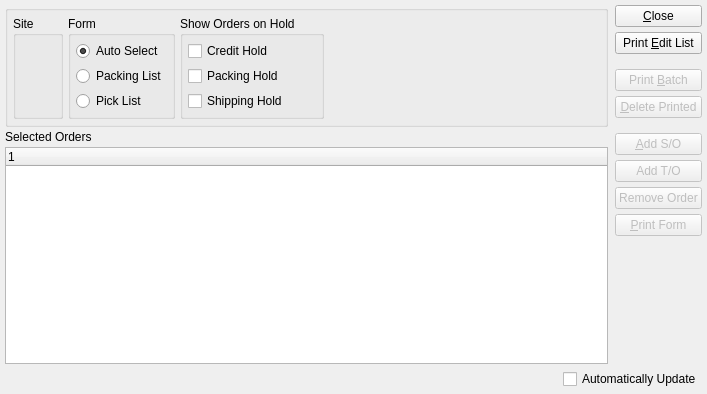
<?xml version="1.0" encoding="UTF-8"?>
<ui version="4.0">
 <comment>This file is part of the xTuple ERP: PostBooks Edition, a free and
open source Enterprise Resource Planning software suite,
Copyright (c) 1999-2019 by OpenMFG LLC, d/b/a xTuple.
It is licensed to you under the Common Public Attribution License
version 1.0, the full text of which (including xTuple-specific Exhibits)
is available at www.xtuple.com/CPAL.  By using this software, you agree
to be bound by its terms.</comment>
 <class>packingListBatch</class>
 <widget class="QWidget" name="packingListBatch">
  <property name="geometry">
   <rect>
    <x>0</x>
    <y>0</y>
    <width>707</width>
    <height>394</height>
   </rect>
  </property>
  <property name="windowTitle">
   <string>Packing List Batch</string>
  </property>
  <layout class="QVBoxLayout">
   <item>
    <layout class="QHBoxLayout">
     <property name="spacing">
      <number>7</number>
     </property>
     <item>
      <layout class="QVBoxLayout">
       <property name="spacing">
        <number>0</number>
       </property>
       <item>
        <widget class="QGroupBox" name="_selectGroup">
         <property name="sizePolicy">
          <sizepolicy hsizetype="Preferred" vsizetype="Fixed">
           <horstretch>0</horstretch>
           <verstretch>0</verstretch>
          </sizepolicy>
         </property>
         <property name="title">
          <string/>
         </property>
         <layout class="QGridLayout" name="gridLayout">
          <item row="0" column="1">
           <widget class="QGroupBox" name="_formGroup">
            <property name="title">
             <string>Form</string>
            </property>
            <layout class="QGridLayout" name="gridLayout_2">
             <item row="0" column="0">
              <layout class="QVBoxLayout" name="verticalLayout">
               <item>
                <widget class="QRadioButton" name="_auto">
                 <property name="text">
                  <string>Auto Select</string>
                 </property>
                 <property name="checked">
                  <bool>true</bool>
                 </property>
                </widget>
               </item>
               <item>
                <widget class="QRadioButton" name="_printPack">
                 <property name="text">
                  <string>Packing List</string>
                 </property>
                </widget>
               </item>
               <item>
                <widget class="QRadioButton" name="_printPick">
                 <property name="text">
                  <string>Pick List</string>
                 </property>
                 <property name="checked">
                  <bool>false</bool>
                 </property>
                </widget>
               </item>
              </layout>
             </item>
            </layout>
           </widget>
          </item>
          <item row="0" column="0">
           <widget class="WarehouseGroup" name="_warehouse">
            <property name="title">
             <string>Site</string>
            </property>
           </widget>
          </item>
          <item row="0" column="3">
           <spacer name="horizontalSpacer">
            <property name="orientation">
             <enum>Qt::Horizontal</enum>
            </property>
            <property name="sizeHint" stdset="0">
             <size>
              <width>40</width>
              <height>20</height>
             </size>
            </property>
           </spacer>
          </item>
          <item row="0" column="2">
           <widget class="QGroupBox" name="_holdGroup">
            <property name="title">
             <string>Show Orders on Hold</string>
            </property>
            <layout class="QVBoxLayout" name="verticalLayout_2">
             <item>
              <widget class="XCheckBox" name="_creditHold">
               <property name="text">
                <string>Credit Hold</string>
               </property>
               <property name="defaultChecked">
                <bool>true</bool>
               </property>
              </widget>
             </item>
             <item>
              <widget class="XCheckBox" name="_packHold">
               <property name="text">
                <string>Packing Hold</string>
               </property>
               <property name="defaultChecked">
                <bool>true</bool>
               </property>
              </widget>
             </item>
             <item>
              <widget class="XCheckBox" name="_shipHold">
               <property name="text">
                <string>Shipping Hold</string>
               </property>
               <property name="defaultChecked">
                <bool>true</bool>
               </property>
              </widget>
             </item>
            </layout>
           </widget>
          </item>
         </layout>
        </widget>
       </item>
       <item>
        <widget class="QLabel" name="_selectedSOLit">
         <property name="minimumSize">
          <size>
           <width>0</width>
           <height>20</height>
          </size>
         </property>
         <property name="text">
          <string>Selected Orders</string>
         </property>
        </widget>
       </item>
       <item>
        <widget class="XTreeWidget" name="_pack">
         <property name="sizePolicy">
          <sizepolicy hsizetype="Expanding" vsizetype="Expanding">
           <horstretch>0</horstretch>
           <verstretch>0</verstretch>
          </sizepolicy>
         </property>
        </widget>
       </item>
      </layout>
     </item>
     <item>
      <layout class="QVBoxLayout" name="_buttonLyt">
       <item>
        <widget class="QPushButton" name="_close">
         <property name="text">
          <string>&amp;Close</string>
         </property>
        </widget>
       </item>
       <item>
        <widget class="QPushButton" name="_printEditList">
         <property name="text">
          <string>Print &amp;Edit List</string>
         </property>
        </widget>
       </item>
       <item>
        <spacer name="verticalSpacer">
         <property name="orientation">
          <enum>Qt::Vertical</enum>
         </property>
         <property name="sizeType">
          <enum>QSizePolicy::Fixed</enum>
         </property>
         <property name="sizeHint" stdset="0">
          <size>
           <width>20</width>
           <height>10</height>
          </size>
         </property>
        </spacer>
       </item>
       <item>
        <widget class="QPushButton" name="_printBatch">
         <property name="enabled">
          <bool>false</bool>
         </property>
         <property name="text">
          <string>Print &amp;Batch</string>
         </property>
        </widget>
       </item>
       <item>
        <widget class="QPushButton" name="_deletePrinted">
         <property name="enabled">
          <bool>false</bool>
         </property>
         <property name="text">
          <string>&amp;Delete Printed</string>
         </property>
        </widget>
       </item>
       <item>
        <spacer name="verticalSpacer_2">
         <property name="orientation">
          <enum>Qt::Vertical</enum>
         </property>
         <property name="sizeType">
          <enum>QSizePolicy::Fixed</enum>
         </property>
         <property name="sizeHint" stdset="0">
          <size>
           <width>20</width>
           <height>10</height>
          </size>
         </property>
        </spacer>
       </item>
       <item>
        <widget class="QPushButton" name="_add">
         <property name="enabled">
          <bool>false</bool>
         </property>
         <property name="text">
          <string>&amp;Add S/O</string>
         </property>
        </widget>
       </item>
       <item>
        <widget class="QPushButton" name="_addTO">
         <property name="enabled">
          <bool>false</bool>
         </property>
         <property name="text">
          <string>Add T/O</string>
         </property>
        </widget>
       </item>
       <item>
        <widget class="QPushButton" name="_delete">
         <property name="enabled">
          <bool>false</bool>
         </property>
         <property name="text">
          <string>Remove Order</string>
         </property>
        </widget>
       </item>
       <item>
        <widget class="QPushButton" name="_printPackingList">
         <property name="enabled">
          <bool>false</bool>
         </property>
         <property name="text">
          <string>&amp;Print Form</string>
         </property>
        </widget>
       </item>
       <item>
        <spacer>
         <property name="orientation">
          <enum>Qt::Vertical</enum>
         </property>
         <property name="sizeType">
          <enum>QSizePolicy::Expanding</enum>
         </property>
         <property name="sizeHint" stdset="0">
          <size>
           <width>20</width>
           <height>20</height>
          </size>
         </property>
        </spacer>
       </item>
      </layout>
     </item>
    </layout>
   </item>
   <item>
    <layout class="QHBoxLayout">
     <property name="spacing">
      <number>0</number>
     </property>
     <item>
      <spacer>
       <property name="orientation">
        <enum>Qt::Horizontal</enum>
       </property>
       <property name="sizeType">
        <enum>QSizePolicy::Expanding</enum>
       </property>
       <property name="sizeHint" stdset="0">
        <size>
         <width>20</width>
         <height>20</height>
        </size>
       </property>
      </spacer>
     </item>
     <item>
      <widget class="XCheckBox" name="_autoUpdate">
       <property name="text">
        <string>Automatically Update</string>
       </property>
      </widget>
     </item>
    </layout>
   </item>
  </layout>
 </widget>
 <layoutdefault spacing="5" margin="5"/>
 <customwidgets>
  <customwidget>
   <class>WarehouseGroup</class>
   <extends>QGroupBox</extends>
   <header>warehousegroup.h</header>
   <container>1</container>
  </customwidget>
  <customwidget>
   <class>XCheckBox</class>
   <extends>QCheckBox</extends>
   <header>xcheckbox.h</header>
  </customwidget>
  <customwidget>
   <class>XTreeWidget</class>
   <extends>QTreeWidget</extends>
   <header>xtreewidget.h</header>
   <container>1</container>
  </customwidget>
 </customwidgets>
 <tabstops>
  <tabstop>_pack</tabstop>
  <tabstop>_close</tabstop>
  <tabstop>_printEditList</tabstop>
  <tabstop>_autoUpdate</tabstop>
 </tabstops>
 <resources/>
 <connections>
  <connection>
   <sender>_close</sender>
   <signal>clicked()</signal>
   <receiver>packingListBatch</receiver>
   <slot>close()</slot>
   <hints>
    <hint type="sourcelabel">
     <x>20</x>
     <y>20</y>
    </hint>
    <hint type="destinationlabel">
     <x>20</x>
     <y>20</y>
    </hint>
   </hints>
  </connection>
 </connections>
</ui>
